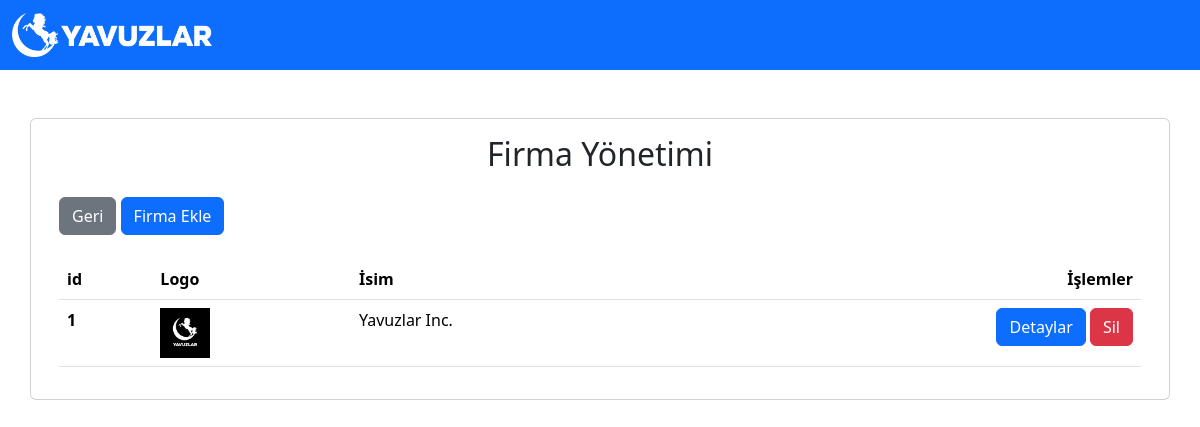
Screenshot of /app/panels/admin/companies.php (signed in) with the database file from the repository.
### tables this page shows
CREATE TABLE `company` (
  `id` int NOT NULL,
  `name` text NOT NULL,
  `description` text NOT NULL,
  `logo_path` text NOT NULL,
  `deleted_at` datetime DEFAULT NULL
);

### app/functions/db.php (called while the page is built, shortened)
<?php
class Database
{
  private $pdo;
  public function __construct()
  {
    $dsn = 'mysql:host=db;port=3306;dbname=yavuzlaryemek';
    $username = 'root';
    $password = 'admin';
    try {
      $this->pdo = new PDO($dsn, $username, $password);
      $this->pdo->setAttribute(PDO::ATTR_ERRMODE, PDO::ERRMODE_EXCEPTION);
    } catch (PDOException $e) {
      die("Connection failed: " . $e->getMessage());
    }
  }
  public function prepare($sql)
  {
    return $this->pdo->prepare($sql);
  }
}
$db = new Database();
?>

### app/panels/admin/companies.php (the view, shortened to what this page needs)
<?php
include "../../functions/db.php";
?>
<!DOCTYPE html>
<html lang="en">
<head>
  <link rel="stylesheet" href="https://cdnjs.cloudflare.com/ajax/libs/bootstrap/5.3.3/css/bootstrap.min.css"
 />
</head>
<body>
  <nav class="navbar navbar-expand-lg navbar-dark bg-primary">
    <div class="container-fluid">
      <a class="navbar-brand" href="/">
        <img src="/img/yavuzlar.png" width="200">
      </a>
    </div>
  </nav>
  <div class="container mb-5">
    <div class="row justify-content-center">
      <div class="card mt-5">
        <div class="card-body">
          <h2 class="card-title text-center mb-4">Firma Yönetimi</h2>
          <a href="/panels/admin/admin.php" class="btn btn-secondary">Geri</a>
          <a href="/panels/admin/add-company.php" class="btn btn-primary">Firma Ekle</a>
          <table class="table mt-4">
            <thead>
              <tr>
                <th scope="col">id</th>
                <th scope="col">Logo</th>
                <th scope="col">İsim</th>
                <th scope="col" class="text-end">İşlemler</th>
              </tr>
            </thead>
            <tbody>
              <?php
              $stmt = $db->prepare("SELECT * FROM company WHERE deleted_at IS NULL");
              $stmt->execute();
              $companies = $stmt->fetchAll();
              foreach ($companies as $company) {
                echo "<tr>";
                echo "<th scope='row'>" . $company["id"] . "</th>";
                echo "<td>";
                echo "<img src='/img/" . $company["logo_path"] . "' width='50' />";
                echo "</td>";
                echo "<td>" . $company["name"] . "</td>";
                echo "<td class='text-end'>
                  <a href='/panels/admin/company-details.php?id=" . $company["id"] . "' class='btn btn-primary'>Detaylar</a>
                  <a href='/panels/admin/delete-company.php?id=" . $company["id"] . "' class='btn btn-danger'>Sil</a>
                </td>";
                echo "</tr>";
              }
              ?>
            </tbody>
          </table>
        </div>
      </div>
    </div>
</body>
</html>

### rows the page displays
company: id "1", logo_path (picture), name "Yavuzlar Inc."
